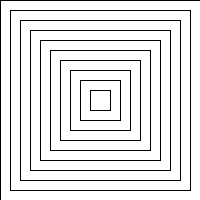
Frame 1 (no input)
Frame 60 (the mouse pressed at the canvas centre just before this capture): identical to frame 1, image omitted
Frame 120 (the mouse held since frame 60 and released just before this capture): identical to frame 1, image omitted

The Processing sketch that drew this single still picture (run headless with seeded random() and noise(); from frame 60 on, the mouse is pressed at the canvas centre):

// Processing sketch: processing_75057
// ── processing_75057.pde

/* in this example, rectangles are drawn from the centre of the screen.
Initially, the shapeSize is set to the height of the screen; then, the
shapeSize gets smaller by 20 pixels each time

Developed by: Laura Maye, University of Limerick
*/

int posX, posY;

void setup()
{
    size(200, 200);
    //setting rectangles to draw from centre
    rectMode(CENTER);
    posX = width/2;
    posY = height/2;
}

void draw()
{
  //draw rectangles of width and height of shapeSize, while the shapeSize
  //is greater than 10.
  for(int shapeSize = height; shapeSize > 10; shapeSize = shapeSize - 20)
  {
    rect(posX, posY, shapeSize, shapeSize);
  }
}
